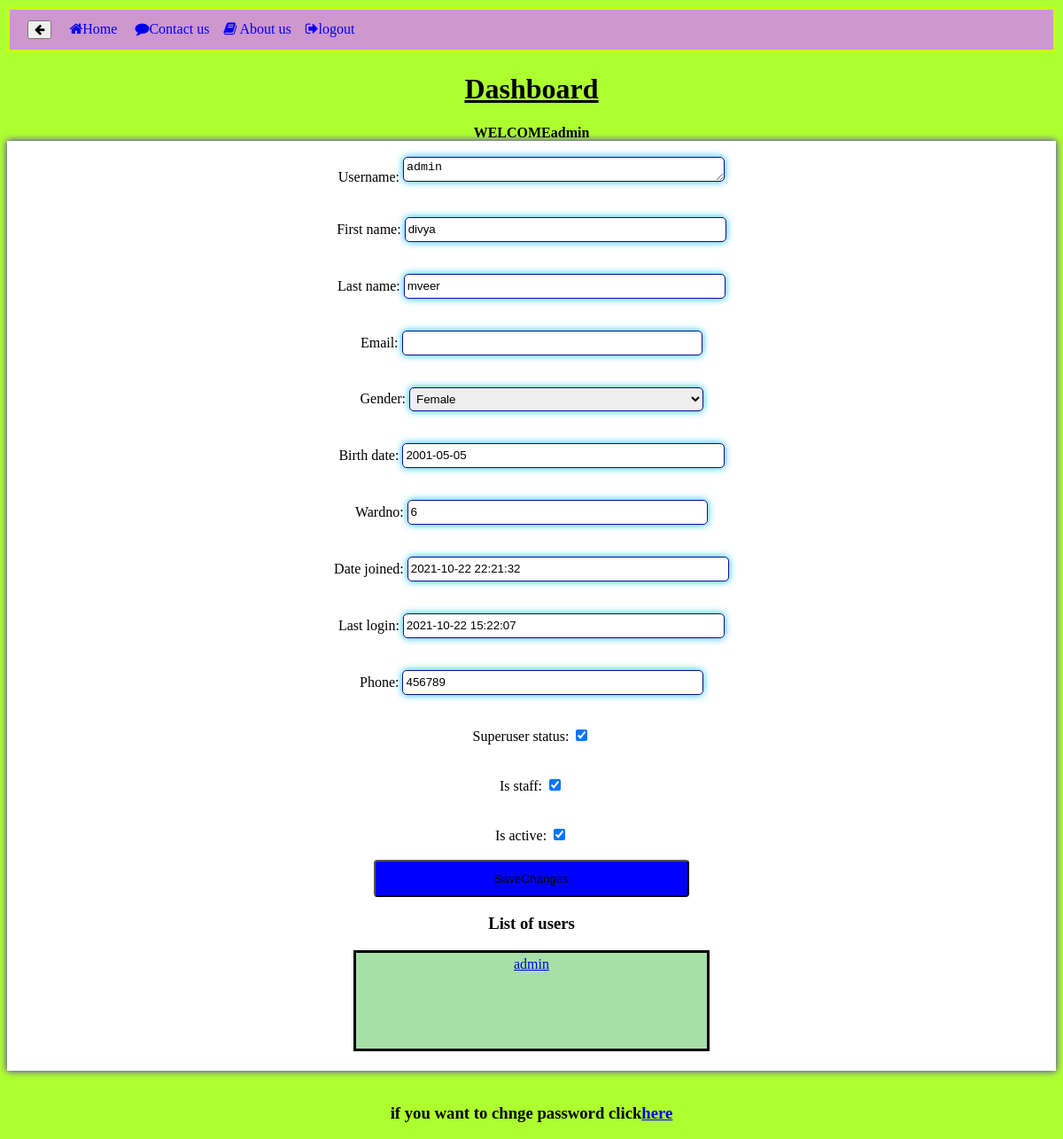
Screenshot of /staffdetails/ (signed in) with the database file from the repository.
### myapp/models.py (models this page shows)
class User(AbstractBaseUser,PermissionsMixin):
   user_id=models.AutoField(primary_key=True)
   username=models.TextField(max_length=30,unique=True)
   first_name=models.CharField(max_length=150)
   last_name=models.CharField(max_length=150,blank=True)
   date_joined=models.DateTimeField(default=datetime.now)
   email=models.EmailField(_('email address'),max_length=225,unique=True)
   GENDER_CHOICE=(('Male','Male'),('Female','Female'),('I prefer not to say','I prefer not to say'))
   gender = models.CharField(max_length=20,choices=GENDER_CHOICE)#,blank=True)
   phone=models.IntegerField()#blank=True)
   wardno=models.IntegerField()
   Birth_date = models.DateField(help_text='YY-MM-DD',blank=True)
   grampanchayat=models.CharField(max_length=40,help_text='Enter your panchayat',)
   is_staff=models.BooleanField(default=False)
   is_active=models.BooleanField(default=True)
   objects=CustomUserManager()
   USERNAME_FIELD='username'
   REQUIRED_FIELDS=['email','first_name','last_name','gender','phone','wardno','Birth_date','grampanchayat']
   def __str__(self):
       return self.username

### myapp/views.py (the view)
# urls.py: path('staffdetails/',views.staff_details,name='staffdetails'),
def staff_details(request):
    if request.user.is_authenticated:
        if request.method == "POST":
            if request.user.is_superuser == True:
                fm = EditAdminDetailsForm(request.POST,instance=request.user)
                users= User.objects.all()
            else:
                fm=EditUserDetailsForm(request.POST,instance=request.user)
                users = None
            if fm.is_valid():
                messages.success(request,'changes has been applied, now you can edit more')
                fm.save()
        else:
            if request.user.is_superuser == True:
                fm = EditAdminDetailsForm(instance=request.user)
                users= User.objects.all()
            else:
                 fm = EditUserDetailsForm(instance=request.user)
                 users=None
        return render(request,'staffdetails.html', {'name':request.user, 'form':fm,'users':users})
    else:
        return HttpResponseRedirect('/loginstaff')

### myapp/forms.py
class EditAdminDetailsForm(UserChangeForm):
    password=None
    class Meta:
        model=User
        fields=['username','first_name','last_name','email','gender','Birth_date','wardno','date_joined','last_login','phone','is_superuser','is_staff','is_active','date_joined']
        labels = {'email':'Email'}

### myapp/templates/staffdetails.html (shortened to what this page needs)
<!DOCTYPE html>
<html lang="en">
<head>
    <link rel="stylesheet" href="https://cdnjs.cloudflare.com/ajax/libs/font-awesome/4.7.0/css/font-awesome.min.css">
        <nav class="navbar navbar-expand-lg navbar-light bg-light">
            <div class="collapse navbar-collapse" id="navbarNavAltMarkup">
                <div class="navbar-nav">&emsp;
                  <a id="id1" class="navbar-brand" href="/addandshow">
                    <button class="navbar-toggler" type="button" data-toggle="collapse" data-target="#navbarNavAltMarkup" aria-controls="navbarNavAltMarkup" aria-expanded="false" aria-label="Toggle navigation">
                      <i class="fa fa-arrow-left"></i>
                    </button>
                  </a>&ensp;&nbsp;
                      <a id="id1" class="nav-item nav-link active" href="/"><i class="fa fa-home"></i>Home <span class="sr-only">(current)</span></a>&ensp;&nbsp;
                      <a  id="id1"class="nav-item nav-link" href="/contact"><i class="fa fa-comment"></i>Contact us</a>&ensp;&nbsp;
                      <a id="id1" class="nav-item nav-link" href="/aboutus"><i class="fa fa-book" aria-hidden="true"></i> About us</a>&ensp;&nbsp;
                      <a id="id1" class="nav-item nav-link" href="{% url 'stafflogout' %}"><i class="fa fa-sign-out"></i>logout</a>
                </div>
              </div>
            </nav>
    </head>
    <body>
        <center>
            <u><h1>Dashboard</h1></u>
            <marquee scrollamount="10"><strong>WELCOME{{user}}</strong></marquee>
        <form action="" method="POST" novalidate>
            {% for fm in form %}
                <br>{{fm.label_tag}} {{fm}} <font color='red'>{{fm.errors|striptags}} </font><br><br>
            {% endfor %}
            <input type="submit" value="SaveChanges"><br>
            {% if users != None %}
                <h3>List of users</h3>
                {% if user in users  %}
                    <div id="scroll">
                        {% for user in users %}
                            <a href="{% url 'pusers' user.user_id %}">{{user.username}}</a><br>
                        {% endfor %}
                    </div>
                {% endif %}
            {% endif %}
            <br>
        </form>
        <br>
        <h3>if you want to chnge password click<a href="{% url 'staffchangepass2' %}"><strong>here<strong></a></h3>
    </center>
</body>

### myapp/templates/staffdetails.html (style rules this page uses)
#id_username { width: 30%; height: 20px; left: 50px; border: 1px solid rgba(100, 6, 207, 0.877); border-radius: 5px; padding: 3px; border-spacing: 1%; margin-bottom: 15px; margin-bottom: 0px; border-color: rgb(24, 11, 143); box-shadow: 0 0 8px 0 rgb(10, 191, 236); transition: .3s; }
#id_gender { height: 27px; }
form input[type="number"] { width: 28%; height: 20px; left: 50px; border: 1px solid rgba(100, 6, 207, 0.877); border-radius: 5px; padding: 3px; border-spacing: 1%; margin-bottom: 15px; margin-bottom: 0px; border-color: rgb(24, 11, 143); box-shadow: 0 0 8px 0 rgb(10, 191, 236); transition: .3s; }
#id1 { text-decoration: none; }
nav { background-color: rgb(206, 151, 206); margin-bottom: 2%; padding-top: 1%; padding-bottom: 1%; border-color: rgb(200, 255, 0); border-style: solid; }
body { background-color: greenyellow; }
form { background-color:white; font-family:fantasy ; border-color: rgb(24, 11, 143); box-shadow: 0 0 8px 0 rgb(78, 10, 236); }
form input[type="text"] { width: 30%; height: 20px; left: 50px; border: 1px solid rgba(100, 6, 207, 0.877); border-radius: 5px; padding: 3px; border-spacing: 1%; margin-bottom: 15px; margin-bottom: 0px; border-color: rgb(24, 11, 143); box-shadow: 0 0 8px 0 rgb(10, 191, 236); transition: .3s; }
form input[type="email"] { width: 28%; height: 20px; left: 50px; border: 1px solid rgba(100, 6, 207, 0.877); border-radius: 5px; padding: 3px; border-spacing: 1%; margin-bottom: 15px; margin-bottom: 0px; border-color: rgb(24, 11, 143); box-shadow: 0 0 8px 0 rgb(10, 191, 236); transition: .3s; }
form input[type="submit"] { width: 30%; border-radius: 4px; background-color: blue; padding: 1%; }
select { width: 28%; height: 80px; left: 50px; border: 1px solid rgba(100, 6, 207, 0.877); border-radius: 5px; padding: 3px; border-spacing: 1%; margin-bottom: 15px; margin-bottom: 0px; border-color: rgb(24, 11, 143); box-shadow: 0 0 8px 0 rgb(10, 191, 236); transition: .3s; }
#scroll { margin: 4px 4px; padding: 4px; background-color: rgb(167, 224, 167); width: 388px; height: 100px; overflow-y: auto; overflow-x: hidden; border-style: solid; }

### rows the page displays
User: username "admin", form "admin" "divya" "mveer" "Female" "2001-05-05" "6" "2021-10-22 22:21:32" "2021-10-22 15:22:07" "456789" "☑" "☑" "☑"

### other values shown
{{ fm.label_tag }} "Username:" "First name:" "Last name:" "Email:" "Gender:" "Birth date:" "Wardno:" "Date joined:" "Last login:" "Phone:" "Superuser status:" "Is staff:" "Is active:"
